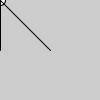
Frame 1 (no input)
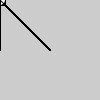
Frame 60 (the mouse pressed at the canvas centre just before this capture)
Frame 120 (the mouse held since frame 60 and released just before this capture): identical to frame 60, image omitted

The Processing sketch that drew these frames (run headless with seeded random() and noise(); from frame 60 on, the mouse is pressed at the canvas centre):

// Processing sketch: sketch_01_sistema_cartesiano
// ── sketch_01_sistema_cartesiano.pde
void setup () {

}

void draw () {
  circle(0,0,10);
  // (x,y)
  // (0,0) -- (50,0)
  float xo = 0, yo =0, x1 = 50, y1 = 50;
  //line(0,0, 50, 0);
  PVector po = new PVector(0,0);
  line(xo,yo, x1,y1);
  // (0,0) -- (0,50)
  line(0,0, 0, 50);
}
